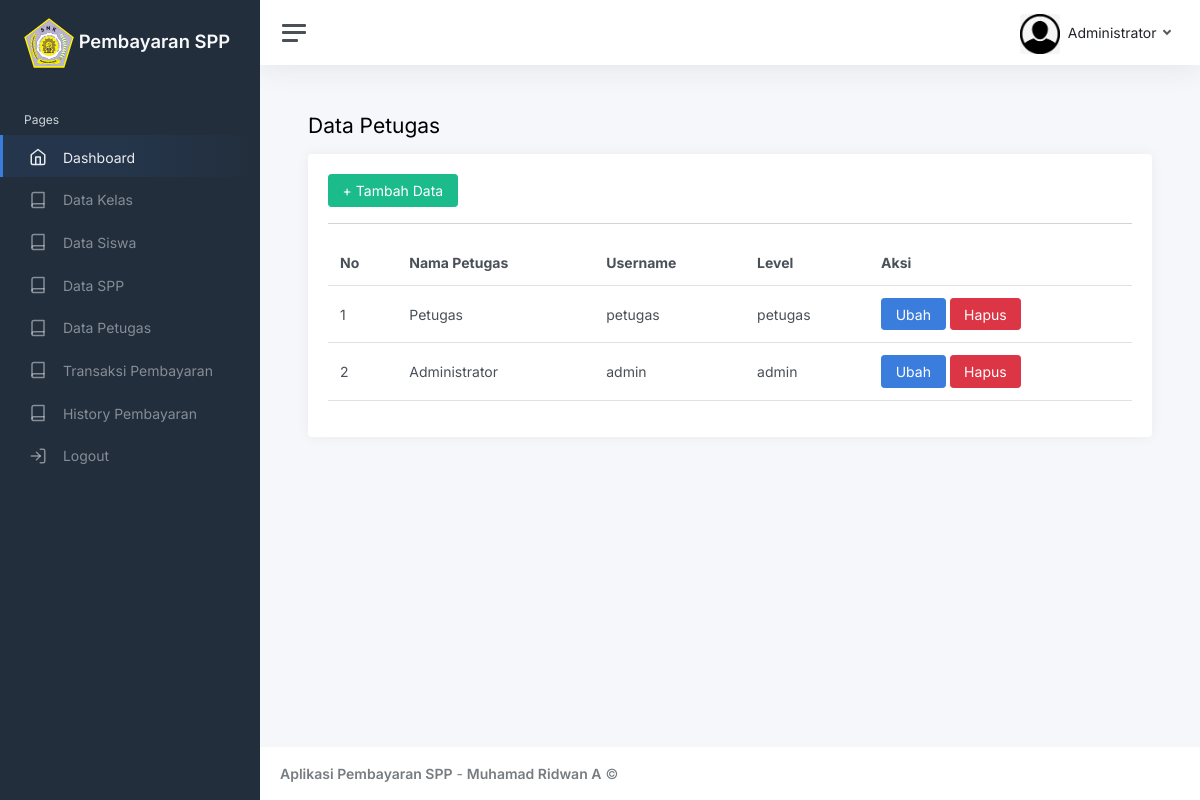
Page /index.php?page=petugas (signed in) on the committed database.
### tables this page shows
CREATE TABLE `petugas` (
  `id_petugas` int(11) NOT NULL,
  `username` varchar(25) DEFAULT NULL,
  `password` varchar(32) DEFAULT NULL,
  `nama_petugas` varchar(35) DEFAULT NULL,
  `level` enum('admin','petugas') DEFAULT NULL
);

### petugas.php (the view)
<h1 class="h3 mb-3">Data Petugas</h1>
<div class="row">
	<div class="col-12">
		<div class="card">
			<div class="card-body">
                <a href="?page=petugas_tambah" class="btn btn-success">+ Tambah Data</a><hr>
                <table class="table">
                    <tr>
                        <th>No</th>
                        <th>Nama Petugas</th>
                        <th>Username</th>
                        <th>Level</th>
                        <th>Aksi</th>
                    </tr>
                    <?php
                    $i = 1;
                    $query = mysqli_query($koneksi, "SELECT*FROM petugas");
                    while ($data = mysqli_fetch_array($query)) {
                        ?>
                        <tr>
                            <td><?php echo $i; ?></td>
                            <td><?php echo $data['nama_petugas']; ?></td>
                            <td><?php echo $data['username']; ?></td>
                            <td><?php echo $data['level']; ?></td>
                            <td>
                                <a href="?page=petugas_ubah&id=<?php echo $data['id_petugas']; ?>" class="btn btn-primary">Ubah</a>
                                <a href="?page=petugas_hapus&id=<?php echo $data['id_petugas']; ?>" class="btn btn-danger">Hapus</a>
                            </td>
                        </tr>
                        <?php
                        $i++;
                    }
                    ?>
                </table>
			</div>
		</div>
	</div>
</div>

### rows in the picture
petugas: nama_petugas "Petugas", username "petugas", level "petugas"
petugas: nama_petugas "Administrator", username "admin", level "admin"

### other values in the picture
$_SESSION['user']['nama_petugas'] "Administrator"
